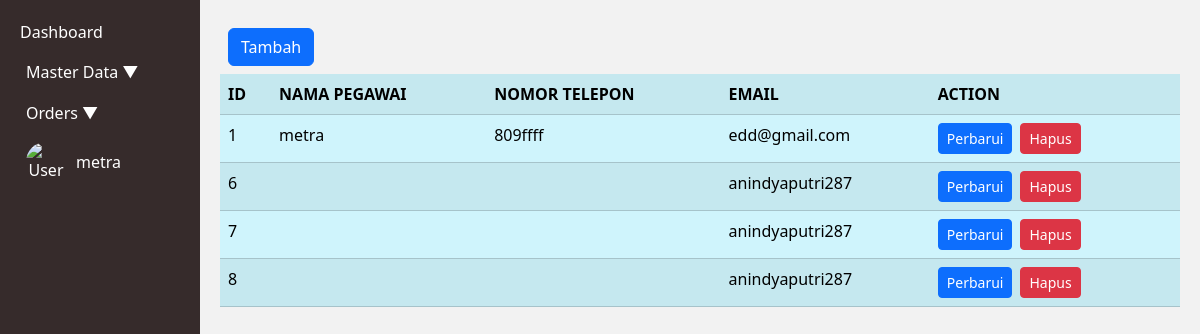
The app's page /index.php?page=pegawai (signed in), older data.
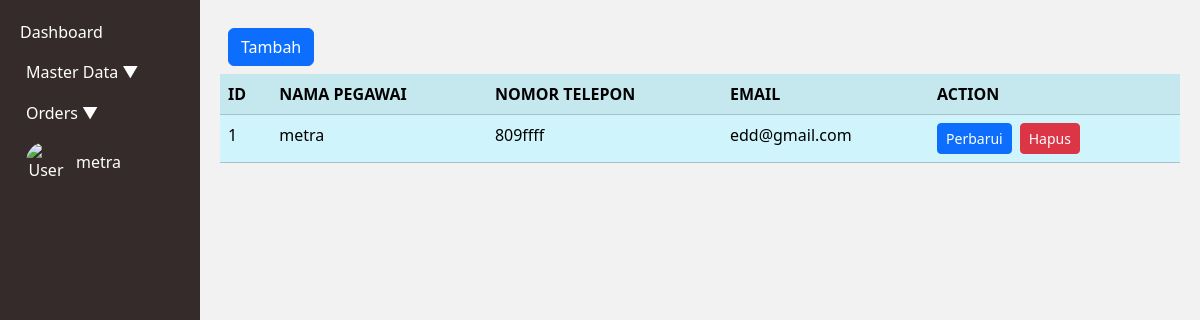
The same page, newer data.
### tables this page shows
CREATE TABLE `tb_pegawai` (
  `Id_pegawai` int(3) NOT NULL AUTO_INCREMENT,
  `Nama_pegawai` varchar(15) NOT NULL,
  `No_tlp` varchar(15) NOT NULL,
  `email` varchar(15) NOT NULL,
  `Nip` varchar(10) NOT NULL,
  `passwd` varchar(10) NOT NULL,
  PRIMARY KEY (`Id_pegawai`)
);

### pegawai.php (the view, shortened to what this page needs)
<div class="d-grid gap-2 p-2 d-md-flex justify-content-md">
    <a class="btn btn-primary me-md-2" href="index.php?page=pegawai.form&action=add" role="button">Tambah</a>
</div>
<?php
$mysqli = new mysqli("localhost", "root", "", "apotek");
$result = $mysqli->query("SELECT * from tb_pegawai");
?>
<table class="table table-info table-striped">
    <tr>
        <th>ID</th>
        <th>NAMA PEGAWAI </th>
        <th>NOMOR TELEPON</th>
        <th>EMAIL</th>
        <th>ACTION</th>
    </tr>
    <?php
    foreach ($result as $row) {
        echo "<tr>";
        echo "<td>";
        echo $row['Id_pegawai'];
        echo "</td>";
        echo "<td>";
        echo $row['Nama_pegawai'];
        echo "</td>";
        echo "<td>";
        echo $row['No_tlp'];
        echo "</td>";
        echo "<td>";
        echo $row['email'];
        echo "</td>";
        echo "<td>";
        echo "<a class='btn btn-primary me-md-2 btn-sm' href='index.php?page=pegawai.form&NIP=" . $row['Id_pegawai'] . "&action=edit'>Perbarui</a>";
        echo "<form action='pegawai.action.php' method='POST' style ='display:inline;'>";
        echo "<button type='submit' class='btn btn-danger me-md-2 btn-sm' onclick='return confirm(\"Ingin menghapus data ini?\");'>Hapus</button>";
        echo "</form>";
        echo "</td>";
        echo "</tr>";
    }
    ?>
</table>

### index.php (shortened to what this page needs)
<!DOCTYPE html>
<html lang="en">
<head>
    <link href="https://cdn.jsdelivr.net/npm/bootstrap@5.3.2/dist/css/bootstrap.min.css" rel="stylesheet">
</head>
<body>
    <div class="container-fluid">
        <div class="row">
            <div class="col-2 sidebar">
                <ul>
                    <li><a href="index.php?page=dashboard">Dashboard</a></li>
                    <li>
                        <button class="btn-toggle" onclick="toggleMenu('master-collapse')">
                            Master Data <span>&#9660;</span>
                        </button>
                    </li>
                    <li>
                        <button class="btn-toggle" onclick="toggleMenu('orders-collapse')">
                            Orders <span>&#9660;</span>
                        </button>
                    </li>
                    <li>
                        <button class="btn-toggle" onclick="toggleMenu('account-collapse')">
                            <div class="user-info d-flex align-items-center">
                                <img src="gambar/user2.png" alt="User">
                                <span><?php echo $_SESSION['username']; ?></span>
                            </div>
                        </button>
                    </li>
                </ul>
            </div>
            <div class="col content">
                <?php
                if (isset($_GET['page'])) {
                    $target = $_GET['page'] . ".php";
                    if (file_exists($target)) {
                        include $target;
                    } else {
                        echo "<p class='text-danger'>Halaman tidak ditemukan!</p>";
                    }
                } else {
                    echo "<h1>Selamat datang di Admin Panel!</h1>";
                }
                ?>
            </div>
        </div>
    </div>
</body>
</html>

### index.php (style rules this page uses)
body { background-color: #f2f2f2; }
.sidebar { background-color: #362b2b; color: white; min-height: 100vh; padding: 20px; }
.sidebar ul { list-style: none; padding: 0; }
.sidebar ul li { margin-bottom: 15px; }
.sidebar ul li a, .sidebar ul li button { color: white; text-decoration: none; }
.sidebar ul li button { background: none; border: none; cursor: pointer; }
.content { padding: 20px; }
.user-info img { width: 40px; height: 40px; border-radius: 50%; margin-right: 10px; }

Row changes from the older to the newer data that the page shows:
removed tb_pegawai: Id_pegawai "6", email "anindyaputri287"
removed tb_pegawai: Id_pegawai "7", email "anindyaputri287"
removed tb_pegawai: Id_pegawai "8", email "anindyaputri287"
